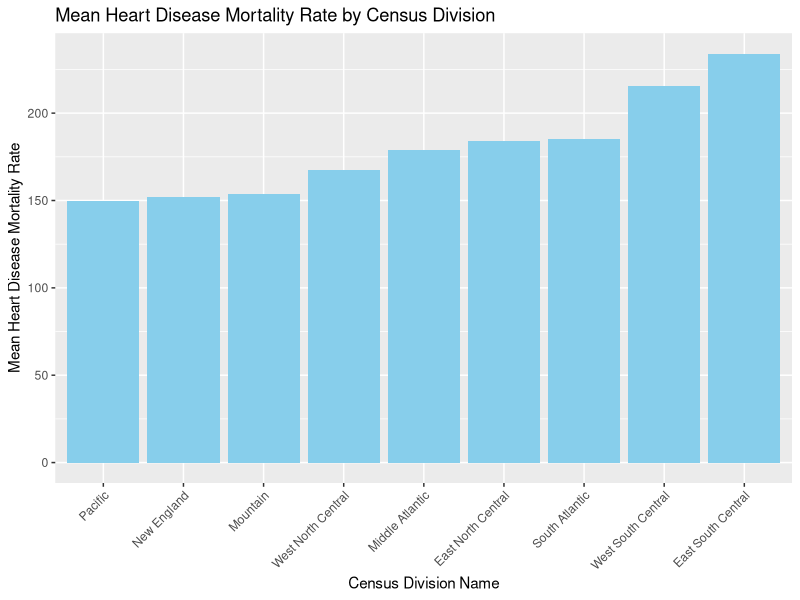
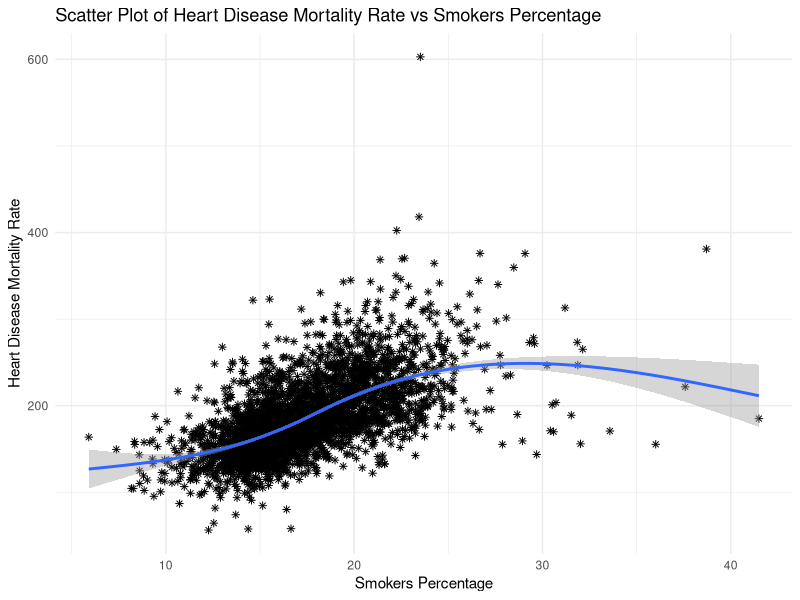
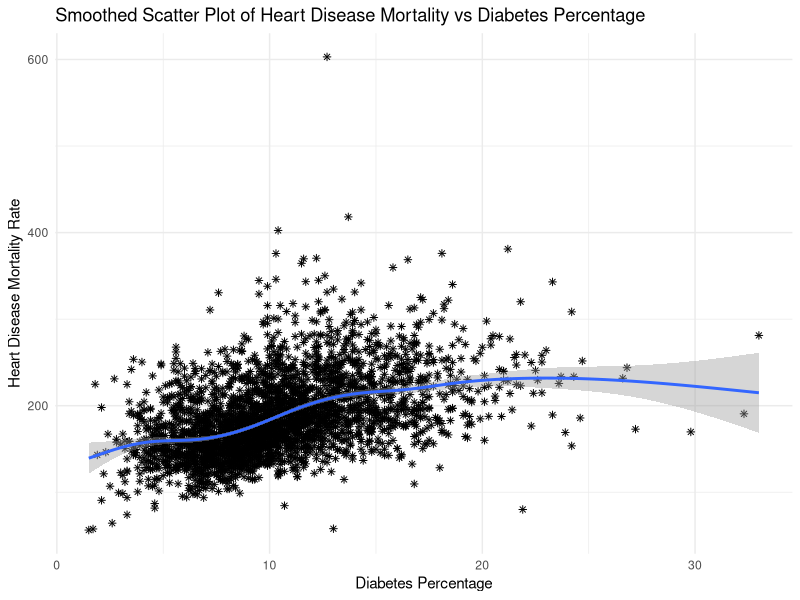
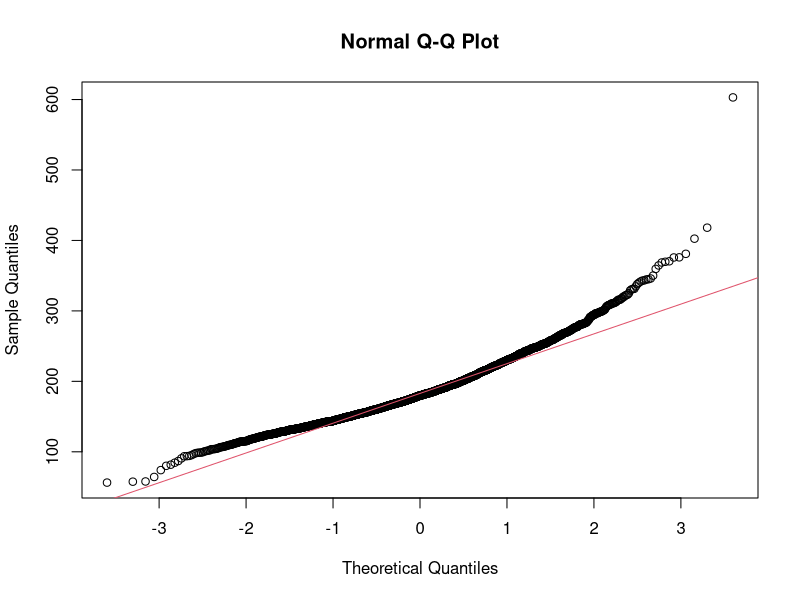
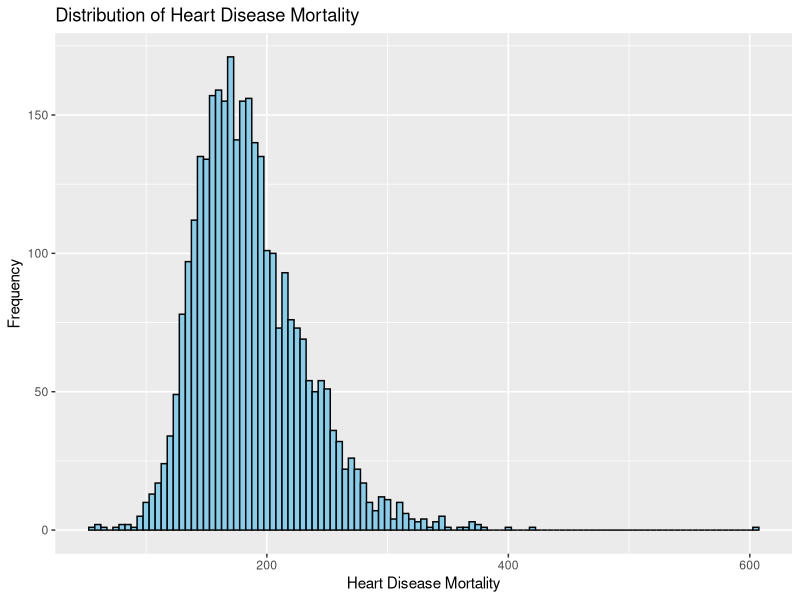
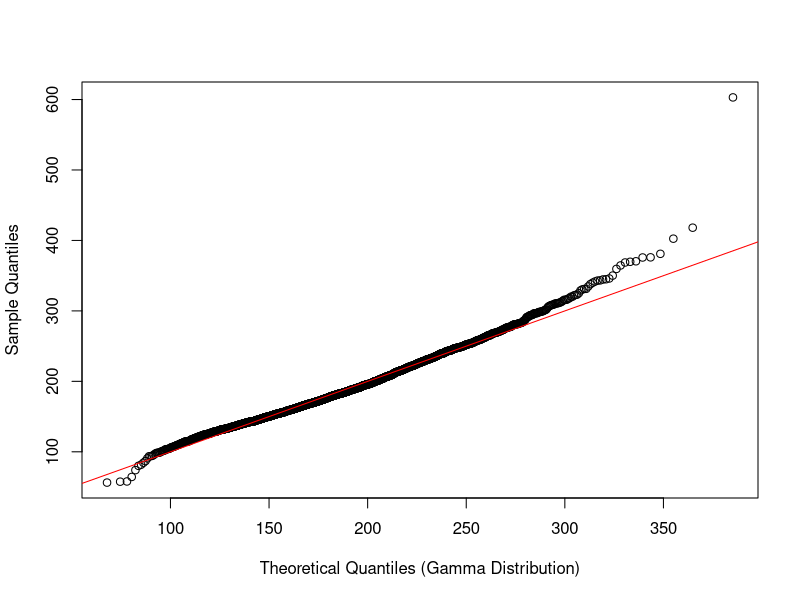
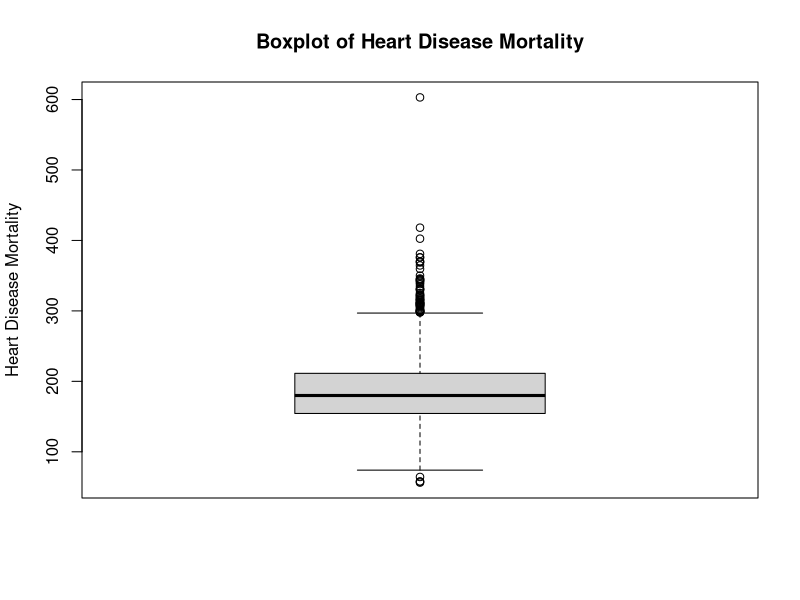
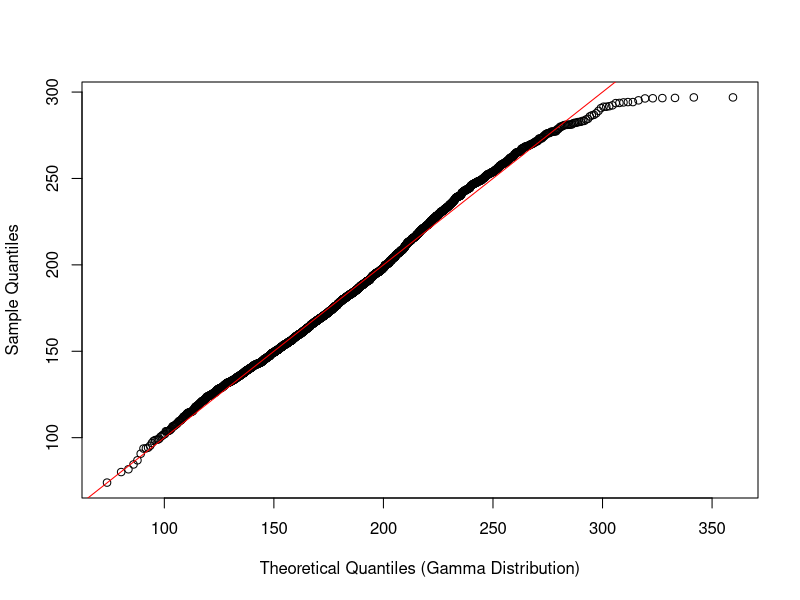

The R source for these figures, in order:
## ---- chunk 1
data <- read.csv("county_data_abridged.csv")
num_rows_initial <- nrow(data)
## ---- chunk 2
str(data)
## ---- chunk 3
columns_to_check <- c("PopulationEstimate2018", "PopulationEstimate65.2017", "PopulationDensityperSqMile2010", "CensusPopulation2010", "MedianAge2010", "PopMale.52010", "PopFmle.52010", "PopMale5.92010", "PopFmle5.92010", "PopMale10.142010", "PopFmle10.142010", "PopMale15.192010", "PopFmle15.192010", "PopMale20.242010", "PopFmle20.242010", "PopMale25.292010", "PopFmle25.292010", "PopMale30.342010", "PopFmle30.342010", "PopMale35.442010", "PopFmle35.442010", "PopMale45.542010", "PopFmle45.542010", "PopMale55.592010", "PopFmle55.592010", "PopMale60.642010", "PopFmle60.642010", "PopMale65.742010", "PopFmle65.742010", "PopMale75.842010", "PopFmle75.842010", "PopMale.842010", "PopFmle.842010", "X..Single.Parent.Households", "X..Severe.Housing.Problems", "Rural.UrbanContinuumCode2013", "X.Hospitals", "X.ICU_beds", "SVIPercentile", "HPSAServedPop", "HPSAShortage", "HPSAUnderservedPop", "HeartDiseaseMortality", "StrokeMortality", "RespMortalityRate2014", "DiabetesPercentage", "X3.YrMortalityAge.1Year2015.17", "X3.YrMortalityAge1.4Years2015.17", "X3.YrMortalityAge5.14Years2015.17", "X3.YrMortalityAge15.24Years2015.17", "X3.YrMortalityAge25.34Years2015.17", "X3.YrMortalityAge35.44Years2015.17", "X3.YrMortalityAge45.54Years2015.17", "X3.YrMortalityAge55.64Years2015.17", "X3.YrMortalityAge65.74Years2015.17", "X3.YrMortalityAge75.84Years2015.17", "X3.YrMortalityAge85.Years2015.17", "Smokers_Percentage", "X..Adults.with.Obesity", "dem_to_rep_ratio",  "StateName",  "CensusDivisionName","X..Children.in.Poverty","X..Unemployed","X..Uninsured","X..Vaccinated","X..Uninsured","HPSAServedPop","TotalM.D..s.TotNon.FedandFed2017", "X.Hospitals","X..Fair.or.Poor.Health", "MedianAge2010", "X..Severe.Housing.Problems")

# Check if columns from the list are present in the dataset
columns_present <- columns_to_check[columns_to_check %in% colnames(data)]

# Print columns not present in the dataset
columns_not_present <- columns_to_check[!columns_to_check %in% colnames(data)]
print(columns_not_present)
## ---- chunk 4
# Find common columns between dataset and the list
common_columns <- intersect(columns_to_check, colnames(data))

# Subset the dataset using the common columns
data_subset <- data[, common_columns]

# We have selected 68 variables
dim(data_subset)
## ---- chunk 5
# Making Empty values as NA
library(dplyr)

# Replace all empty values with NA
data_subset[data_subset == ""] <- NA

# Making the character variables as factor
data_subset$StateName <- as.factor(data_subset$StateName)
data_subset$CensusDivisionName <- as.factor(data_subset$CensusDivisionName)
# Making the variable urban rural code into a factor (it represents 9 codes )
data_subset$Rural.UrbanContinuumCode2013 <- factor(data_subset$Rural.UrbanContinuumCode2013)
## ---- chunk 6
summary(data_subset)
## ---- chunk 7
# Define a vector containing state abbreviations
state_abbreviations <- c("AL", "AK", "AZ", "AR", "CA", "CO", "CT", "DE", "FL", "GA", 
                         "HI", "ID", "IL", "IN", "IA", "KS", "KY", "LA", "ME", "MD", 
                         "MA", "MI", "MN", "MS", "MO", "MT", "NE", "NV", "NH", "NJ", 
                         "NM", "NY", "NC", "ND", "OH", "OK", "OR", "PA", "RI", "SC", 
                         "SD", "TN", "TX", "UT", "VT", "VA", "WA", "WV", "WI", "WY")

# Filter rows with StateName containing state abbreviations
data_subset <- data_subset[data_subset$StateName %in% state_abbreviations, ]
## ---- chunk 8
print(dim(data_subset))


# Remove rows with NA values in the "HeartDiseaseMortality" column
data_subset <- data_subset[complete.cases(data_subset$HeartDiseaseMortality), ]

# Check the dimensions of the dataset after removing rows
print(dim(data_subset))
## ---- chunk 9
# Calculate the number of NA values in each column
na_count <- sapply(data_subset, function(x) sum(is.na(x)))

# Print the column names and their corresponding number of NA values (excluding columns with 0 NA values)
# Here I suggest we only print out the names of the columns with  NA's to be certain our code worked, no need for the full list of columns with NA values
print(na_count[na_count == 0])
## ---- chunk 10
# Get column names containing "PopMale" or "PopFmle"
matching_columns <- grep("PopMale|PopFmle", names(data_subset), value = TRUE)

# Print the matching column names
print(matching_columns)
## ---- chunk 11
# Filter the dataset to include only the columns of interest
subset_data <- data_subset[, matching_columns]

# Count the number of rows with NA values
rows_with_na <- sum(!complete.cases(subset_data))

# Print the number of rows with NA values
print(paste("Number of rows with NA values:", rows_with_na))
## ---- chunk 12
print(dim(data_subset))

# Remove rows with NA values in a specific column
data_subset <- subset(data_subset, 
                      !is.na(PopMale.52010) &
                      !is.na(X..Single.Parent.Households) &
                      !is.na(SVIPercentile) &
                      !is.na(StrokeMortality) &
                      !is.na(DiabetesPercentage))

# Check the dimensions of the dataset after removing rows
print(dim(data_subset))
## ---- chunk 13
# Define the column names containing the populations according to age and sex
pop_columns <- c(
  "PopulationEstimate65.2017",
  "PopMale.52010",
  "PopFmle.52010",
  "PopMale5.92010",
  "PopFmle5.92010",
  "PopMale10.142010",
  "PopFmle10.142010",
  "PopMale15.192010",
  "PopFmle15.192010",
  "PopMale20.242010",
  "PopFmle20.242010",
  "PopMale25.292010",
  "PopFmle25.292010",
  "PopMale30.342010",
  "PopFmle30.342010",
  "PopMale35.442010",
  "PopFmle35.442010",
  "PopMale45.542010",
  "PopFmle45.542010",
  "PopMale55.592010",
  "PopFmle55.592010",
  "PopMale60.642010",
  "PopFmle60.642010",
  "PopMale65.742010",
  "PopFmle65.742010",
  "PopMale75.842010",
  "PopFmle75.842010",
  "PopMale.842010",
  "PopFmle.842010"
)

# Divide each of these columns by "CensusPopulation2010" to create ratios
for (column in pop_columns) {
  data_subset[column] <- data_subset[column] / data_subset$CensusPopulation2010}
## ---- chunk 14
# Calculate the number of NA values in each column
na_count <- sapply(data_subset, function(x) sum(is.na(x)))

# Print the column names and their corresponding number of NA values (excluding columns with 0 NA values)
print(na_count[na_count == 0])
## ---- chunk 15
# Check the correlation between HPSA-related variables and "HeartDiseaseMortality"
correlation_matrix <- cor(data_subset[c("HPSAServedPop", "HPSAUnderservedPop", "HPSAShortage", "HeartDiseaseMortality")], use = "pairwise.complete.obs")

# Print the correlation matrix
print("Correlation Matrix:")
print(correlation_matrix)

# Calculate the percentage of rows with missing data for these columns
missing_percentage <- apply(data_subset[c("HPSAServedPop", "HPSAUnderservedPop", "HPSAShortage")], 2, function(x) {
  sum(is.na(x)) / length(x) * 100
})

# Print the percentage of rows with missing data
print("Percentage of Rows with Missing Data:")
print(missing_percentage)
## ---- chunk 16
matching_columns <- c("HPSAServedPop","HPSAUnderservedPop","HPSAShortage")

# Filter the dataset to include only the columns of interest
subset_data <- data_subset[, matching_columns]

# Count the number of rows with NA values
rows_with_na <- sum(!complete.cases(subset_data))

# Print the number of rows with NA values
print(paste("Number of rows with NA values:", rows_with_na))

print(dim(data_subset))

# Create a new dataset excluding the HPSA-related columns
data_subset <- subset(data_subset, select = -c(HPSAServedPop, HPSAUnderservedPop, HPSAShortage))

# Create a new dataset excluding the MortalityAge columns
data_subset <- subset(data_subset, select = -c(X3.YrMortalityAge.1Year2015.17, X3.YrMortalityAge1.4Years2015.17, X3.YrMortalityAge5.14Years2015.17,X3.YrMortalityAge15.24Years2015.17,X3.YrMortalityAge25.34Years2015.17,X3.YrMortalityAge35.44Years2015.17,X3.YrMortalityAge45.54Years2015.17))

# Check the dimensions of the new dataset
print(dim(data_subset))
## ---- chunk 17
# Calculate the number of NA values in each column
na_count <- sapply(data_subset, function(x) sum(is.na(x)))

# Print the column names and their corresponding number of NA values (excluding columns with 0 NA values)
print(na_count[na_count > 0])
## ---- chunk 18
# Calculate the mean of 'dem_to_rep_ratio' excluding NA values
mean_dem_to_rep_ratio <- mean(data_subset$dem_to_rep_ratio, na.rm = TRUE)

# Replace missing values with the mean
data_subset$dem_to_rep_ratio[is.na(data_subset$dem_to_rep_ratio)] <- mean_dem_to_rep_ratio

if (sum(is.na(data_subset$dem_to_rep_ratio)) == 0) {
  print("No more NA values in the 'dem_to_rep_ratio' column after mean imputation.")
} else {
  print("NA values still present in the 'dem_to_rep_ratio' column after mean imputation.")
}

# Calculate the mean of 'X..Vaccinated' excluding NA values
mean_vac_ratio <- mean(data_subset$X..Vaccinated, na.rm = TRUE)

# Replace missing values with the mean
data_subset$X..Vaccinated[is.na(data_subset$X..Vaccinated)] <- mean_vac_ratio

if (sum(is.na(data_subset$X..Vaccinated)) == 0) {
  print("No more NA values in the 'X..Vaccinated' column after mean imputation.")
} else {
  print("NA values still present in the 'X..Vaccinated' column after mean imputation.")
}
## ---- chunk 19
library(VIM)
## ---- chunk 20
# Perform KNN imputation
# I added imp_var = FALSE in order to not print logical variable about imputation status
imputed_data <- kNN(data_subset, k = 5,imp_var=FALSE)
## ---- chunk 21
# Calculate the number of NA values in each column
na_count <- sapply(imputed_data, function(x) sum(is.na(x)))

# Print the column names and their corresponding number of NA values (excluding columns with 0 NA values)
print(na_count[na_count > 0])

Final_Data = imputed_data
## ---- chunk 22
num_rows_final <- nrow(Final_Data)
print("The initial number of rows in the dataset")
print(num_rows_initial)
print("The number of removed rows")
print( num_rows_initial- num_rows_final)
ratio_removed_rows = 100*((num_rows_initial- num_rows_final)/(num_rows_initial))
print("The percentage of rows removed")
print(ratio_removed_rows)
## ---- chunk 23
library(ggplot2)
## ---- chunk 24
summary(Final_Data$HeartDiseaseMortality)
## ---- chunk 25
# Calculate variance of Heart Disease Mortality
variance_heart_disease_mortality <- var(Final_Data$HeartDiseaseMortality)

# Calculate mean of Heart Disease Mortality
mean_heart_disease_mortality <- mean(Final_Data$HeartDiseaseMortality)

# Print as a table
result_table <- data.frame(
  Statistic = c("Mean", "Variance"),
  Value = c(mean_heart_disease_mortality, variance_heart_disease_mortality)
)
print(result_table)
## ---- chunk 26
# Group the data by StateName and calculate the mean heart disease mortality rate for each state
heart_disease_summary <- Final_Data %>%
  group_by(StateName) %>%
  summarize(mean_heart_disease_mortality = mean(HeartDiseaseMortality, na.rm = TRUE)) %>%
  arrange(desc(mean_heart_disease_mortality))  # Arrange by mean mortality rate in descending order

# Print the summary table
print(heart_disease_summary)
## ---- chunk 27
# Calculate mean heart disease mortality rate per CensusDivisionName
mean_mortality <- Final_Data %>%
  group_by(CensusDivisionName) %>%
  summarize(mean_heart_disease_mortality = mean(HeartDiseaseMortality, na.rm = TRUE)) %>%
  arrange(mean_heart_disease_mortality)  # Arrange by mean mortality rate

# Plotting the bar graph with ordered bars
ggplot(mean_mortality, aes(x = reorder(CensusDivisionName, mean_heart_disease_mortality), y = mean_heart_disease_mortality)) +
  geom_bar(stat = "identity", fill = "skyblue") +
  labs(title = "Mean Heart Disease Mortality Rate by Census Division",
       x = "Census Division Name",
       y = "Mean Heart Disease Mortality Rate") +
  theme(axis.text.x = element_text(angle = 45, hjust = 1))  # Rotate x-axis labels for better readability
## ---- chunk 28
# Plotting the scatter plot
ggplot(Final_Data, aes(x = Smokers_Percentage, y = HeartDiseaseMortality)) +
  geom_point(shape = 8) +
  geom_smooth() +
  labs(title = "Scatter Plot of Heart Disease Mortality Rate vs Smokers Percentage",
       x = "Smokers Percentage",
       y = "Heart Disease Mortality Rate") +
  theme_minimal()
## ---- chunk 29
ggplot(Final_Data, aes(x=DiabetesPercentage, y=HeartDiseaseMortality)) +
  geom_point(shape = 8) +
  geom_smooth() +
  labs(title="Smoothed Scatter Plot of Heart Disease Mortality vs Diabetes Percentage",
       x="Diabetes Percentage",
       y="Heart Disease Mortality Rate") +
  theme_minimal()
## ---- chunk 30
# remove the column "StateName" (We dont need it for prediction)
Final_Data <- Final_Data[, !names(Final_Data) %in% c("StateName")]
## ---- chunk 31
# Exclude CensusDivisionName variable
predictor_variables <- Final_Data[, -which(names(Final_Data) %in% c("HeartDiseaseMortality", "CensusDivisionName","Rural.UrbanContinuumCode2013"))]

# Calculate correlations
correlations <- cor(predictor_variables, Final_Data$HeartDiseaseMortality)

# Create a data frame with variable names and correlations
correlation_df <- data.frame(
  Variable = names(predictor_variables),
  Correlation = correlations
)

# Order correlations in descending order
ordered_correlation_df <- correlation_df[order(abs(correlation_df$Correlation), decreasing = TRUE), ]

# Print ordered correlations along with variable names
print(ordered_correlation_df)
## ---- chunk 32
qqnorm(Final_Data$HeartDiseaseMortality)
qqline(Final_Data$HeartDiseaseMortality, col = 2)
## ---- chunk 33
shapiro.test(Final_Data$HeartDiseaseMortality)
## ---- chunk 34
ggplot(data = Final_Data, aes(x = HeartDiseaseMortality)) +
  geom_histogram(binwidth = 5, fill = "skyblue", color = "black") +
  labs(title = "Distribution of Heart Disease Mortality",
       x = "Heart Disease Mortality",
       y = "Frequency")
## ---- chunk 35
library(fitdistrplus)
# Fit a gamma distribution to our data
fit <- fitdistr(Final_Data$HeartDiseaseMortality, "gamma")

# Generate theoretical quantiles
theoretical_quantiles <- qgamma(ppoints(length(Final_Data$HeartDiseaseMortality)), shape = fit$estimate[1], rate = fit$estimate[2])

# Plot Q-Q plot
qqplot(theoretical_quantiles, sort(Final_Data$HeartDiseaseMortality), 
       xlab = "Theoretical Quantiles (Gamma Distribution)",
       ylab = "Sample Quantiles")
abline(0, 1, col = "red")  # Add a line of equality
## ---- chunk 36
# Create a boxplot
boxplot(Final_Data$HeartDiseaseMortality, 
        main = "Boxplot of Heart Disease Mortality",
        ylab = "Heart Disease Mortality")
## ---- chunk 37
# Compute IQR
Q1 <- quantile(Final_Data$HeartDiseaseMortality, 0.25)
Q3 <- quantile(Final_Data$HeartDiseaseMortality, 0.75)
IQR <- Q3 - Q1

# Compute lower and upper bounds
lower_bound <- Q1 - 1.5 * IQR
upper_bound <- Q3 + 1.5 * IQR

# Identify outliers
outliers <- Final_Data$HeartDiseaseMortality[Final_Data$HeartDiseaseMortality < lower_bound | Final_Data$HeartDiseaseMortality > upper_bound]
## ---- chunk 38
dim(Final_Data)
## ---- chunk 39
# Filter out outliers
Final_Data <- Final_Data[Final_Data$HeartDiseaseMortality >= lower_bound & Final_Data$HeartDiseaseMortality <= upper_bound, ]

## ---- chunk 40
dim(Final_Data)
## ---- chunk 41
# Fit a gamma distribution to our data
fit <- fitdistr(Final_Data$HeartDiseaseMortality, "gamma")

# Generate theoretical quantiles
theoretical_quantiles <- qgamma(ppoints(length(Final_Data$HeartDiseaseMortality)), shape = fit$estimate[1], rate = fit$estimate[2])

# Plot Q-Q plot
qqplot(theoretical_quantiles, sort(Final_Data$HeartDiseaseMortality), 
       xlab = "Theoretical Quantiles (Gamma Distribution)",
       ylab = "Sample Quantiles")
abline(0, 1, col = "red")  # Add a line of equality
## ---- chunk 42
# Fit a gamma distribution to your data
fit <- fitdistr(Final_Data$HeartDiseaseMortality, "gamma")

# Perform the Kolmogorov-Smirnov test
ks.test(Final_Data$HeartDiseaseMortality, "pgamma", shape = fit$estimate[1], rate = fit$estimate[2])
## ---- chunk 43
# Perform gamma regression
gamma_model <- glm(Final_Data$HeartDiseaseMortality ~ CensusDivisionName + 
    Smokers_Percentage + X..Children.in.Poverty + RespMortalityRate2014 + 
    StrokeMortality +  DiabetesPercentage + X..Adults.with.Obesity + 
     PopulationEstimate65.2017 , 
                   family = Gamma(link = "log"), 
                   data = Final_Data)

# View model summary
summary(gamma_model)
## ---- chunk 44
print("Pseudo R squared")
pcr = (gamma_model$null.deviance - gamma_model$deviance)/gamma_model$null.deviance
print(pcr)

## ---- chunk 45
# Load required library
library(dplyr)
library(car)

# Check for multicollinearity
vif_values <- car::vif(gamma_model)

# Print VIF values
print(vif_values)
## ---- chunk 46
# Step 1: Obtain residuals
residuals <- residuals(gamma_model)

# Step 2: Plot residuals
hist(residuals, breaks = 20, main = "Histogram of Residuals", xlab = "Residuals")

# Step 3: Check for patterns
plot(fitted(gamma_model), residuals, main = "Residuals vs Fitted Values", 
     xlab = "Fitted Values", ylab = "Residuals")
abline(h = 0, col = "red")  # Add a horizontal line at y = 0
## ---- chunk 47
# Diagnostic plot: plot of standardized residuals against fitted values
plot(gamma_model$fitted.values, rstandard(gamma_model))
## ---- chunk 48
durbinWatsonTest(gamma_model)
## ---- chunk 49
# Example cross-validation
# install.packages("caret")
# install.packages("Metrics")
library(caret)
library(Metrics)

set.seed(123)
trainIndex <- createDataPartition(Final_Data$HeartDiseaseMortality, p = 0.8, list = FALSE)
train_data <- Final_Data[trainIndex, ]
test_data <- Final_Data[-trainIndex, ]
gamma_model_cv <- glm(HeartDiseaseMortality ~ CensusDivisionName + 
    Smokers_Percentage + X..Children.in.Poverty + RespMortalityRate2014 + 
    StrokeMortality +  DiabetesPercentage + X..Adults.with.Obesity + 
    PopulationEstimate65.2017, 
                      family = Gamma(link = "log"), 
                      data = train_data)
predictions <- predict(gamma_model_cv, newdata = test_data)
y_pred = exp(predictions)

# Calculate MSE and MAE
gamma_mse <- mse(test_data$HeartDiseaseMortality, y_pred)
gamma_mae <- mae(test_data$HeartDiseaseMortality, y_pred)

cat("Mean Squared Error (MSE):", gamma_mse, "\n")
cat("Mean Absolute Error (MAE):", gamma_mae, "\n")

## ---- chunk 50
Final_Data$log_HeartDiseaseMortality <- log(Final_Data$HeartDiseaseMortality)
## ---- chunk 51
summary(Final_Data$log_HeartDiseaseMortality)
## ---- chunk 52
# Perform linear regression using trasformed variable
log_model <- lm(Final_Data$log_HeartDiseaseMortality ~ CensusDivisionName + 
    Smokers_Percentage + X..Children.in.Poverty + RespMortalityRate2014 + 
    StrokeMortality +  DiabetesPercentage + X..Adults.with.Obesity + 
     PopulationEstimate65.2017 , 
                   data = Final_Data)

# View model summary
summary(log_model)
## ---- chunk 53
library(caret)
library(Metrics)

set.seed(123)
trainIndex <- createDataPartition(Final_Data$log_HeartDiseaseMortality, p = 0.8, list = FALSE)
train_data <- Final_Data[trainIndex, ]
test_data <- Final_Data[-trainIndex, ]
log_cost_model <- lm(log_HeartDiseaseMortality ~ CensusDivisionName + 
    Smokers_Percentage + X..Children.in.Poverty + RespMortalityRate2014 + 
    StrokeMortality +  DiabetesPercentage + X..Adults.with.Obesity + 
     PopulationEstimate65.2017, 
                      data = train_data)
predictions <- predict(log_cost_model, newdata = test_data)
y_pred = exp(predictions)

# Calculate MSE and MAE
logcost_mse <- mse(test_data$HeartDiseaseMortality, y_pred)
logcost_mae <- mae(test_data$HeartDiseaseMortality, y_pred)

cat("Mean Squared Error (MSE):", logcost_mse, "\n")
cat("Mean Absolute Error (MAE):", logcost_mae, "\n")
## ---- chunk 54
# Create a data frame with model names, MSE, and MAE
comparison_table <- data.frame(
  Model = c("Gamma Regression Model" ,"Log Cost Model"),
  MSE = c(gamma_mse, logcost_mse),
  MAE = c(gamma_mae, logcost_mae)
)

# Order the table by MSE values in ascending order
comparison_table <- comparison_table[order(comparison_table$MSE),, drop = FALSE]

# Print the comparison table without row names
print(comparison_table, row.names = FALSE)
## ---- chunk 55
poverty_percentages <- Final_Data$X..Children.in.Poverty

# Define our categories
category_labels <- c("Low", "Moderate", "High")

# Define the breakpoints for the intervals
breakpoints <- c(-Inf,  20, 30,  Inf)  # Customize these breakpoints as needed

# Create the categorical variable
Final_Data$Children_Poverty_Category <- cut(poverty_percentages, breaks = breakpoints, labels = category_labels, include.lowest = TRUE)

# Print the first few rows of the updated dataset to verify
head(Final_Data)
## ---- chunk 56
# Load required libraries
library(ggplot2)

# Create a bar plot
ggplot(Final_Data, aes(x = Children_Poverty_Category)) +
  geom_bar(fill = "skyblue", color = "black") +
  labs(title = "Poverty Categories of Children",
       x = "Poverty Category",
       y = "Count")

## ---- chunk 57
# Load required libraries
library(ggplot2)

# Create a summary dataset with average CensusPopulation2010 for each poverty category
summary_data <- aggregate(CensusPopulation2010 ~ Children_Poverty_Category, data = Final_Data, FUN = mean)

# Create a bar plot
ggplot(summary_data, aes(x = Children_Poverty_Category, y = CensusPopulation2010)) +
  geom_bar(stat = "identity", fill = "skyblue", color = "black") +
  labs(title = "Average Census Population 2010 by Poverty Category",
       x = "Poverty Category",
       y = "Average Census Population 2010")
## ---- chunk 58
# Create a box plot
ggplot(Final_Data, aes(x = Children_Poverty_Category, y = X..Single.Parent.Households)) +
  geom_boxplot(fill = "skyblue", color = "black") +
  labs(title = "Distribution of Percentage of Single Parent Households by Poverty Category",
       x = "Poverty Category",
       y = "Percentage of Single Parent Households")
## ---- chunk 59
# Load the dplyr package
library(dplyr)

# Create a summary table
summary_table <- Final_Data %>%
  group_by(Children_Poverty_Category) %>%
  summarize(
    Mean_Severe_Housing_Problems = mean(X..Severe.Housing.Problems),

  )
# Print the summary table
print(summary_table)
## ---- chunk 60
# Create a horizontal bar plot for Smokers_Percentage
ggplot(Final_Data, aes(x = Smokers_Percentage, y = reorder(Children_Poverty_Category, Smokers_Percentage))) +
  geom_bar(stat = "summary", fun = "mean", fill = "lightgreen", color = "black") +
  labs(x = "Mean Smokers Percentage", y = "Children Poverty Category",
       title = "Mean Smokers Percentage by Children Poverty Category") +
  theme_minimal()


## ---- chunk 61
# Create a bar plot for DiabetesPercentage
ggplot(Final_Data, aes(x = Children_Poverty_Category, y = DiabetesPercentage)) +
  geom_bar(stat = "summary", fun = "mean", fill = "lightblue", color = "black") +
  labs(x = "Children Poverty Category", y = "Mean Diabetes Percentage",
       title = "Mean Diabetes Percentage by Children Poverty Category") +
  theme_minimal() +
  theme(axis.text.x = element_text(angle = 45, hjust = 1))
## ---- chunk 62
# Create a box plot for X..Adults.with.Obesity
ggplot(Final_Data, aes(x = Children_Poverty_Category, y = X..Adults.with.Obesity)) +
  geom_boxplot(fill = "lightblue", color = "black") +
  labs(x = "Children Poverty Category", y = "Percentage of Adults with Obesity",
       title = "Distribution of Adults with Obesity by Children Poverty Category") +
  theme_minimal() +
  theme(axis.text.x = element_text(angle = 45, hjust = 1))

## ---- chunk 63
library(VGAM)
m0 = vglm(Children_Poverty_Category ~ X..Adults.with.Obesity + DiabetesPercentage + 
                      Smokers_Percentage + X..Severe.Housing.Problems + X..Single.Parent.Households + 
                      CensusPopulation2010, family = multinomial, data = Final_Data)
summary(m0)
## ---- chunk 64
# Extract desired variables
vars_to_scale <- c("X..Adults.with.Obesity", "DiabetesPercentage", 
                   "Smokers_Percentage", "X..Severe.Housing.Problems", 
                   "X..Single.Parent.Households", "CensusPopulation2010")
desired_data <- Final_Data[c(vars_to_scale, "Children_Poverty_Category")]

# Scale numeric variables
scaled_data <- scale(desired_data[, vars_to_scale])

# Combine scaled numeric variables with the categorical variable
scaled_final_data <- cbind(scaled_data, desired_data["Children_Poverty_Category"])

# Convert scaled_final_data to data frame if needed
scaled_final_data <- as.data.frame(scaled_final_data)
## ---- chunk 65
# Function to remove outliers based on z-score
remove_outliers <- function(data) {
  threshold <- 3  # Z-score threshold for outlier detection
  
  # Loop through each column
  for (col in names(data)) {
    if (is.numeric(data[[col]])) {
      z <- abs(scale(data[[col]]))  # Calculate z-scores
      outliers <- which(z > threshold)  # Find outliers
      data <- data[-outliers, ]  # Remove outliers
    }
  }
  return(data)
}

# Remove outliers from scaled_final_data
scaled_final_data_no_outliers <- remove_outliers(scaled_final_data)

# Calculate the number of rows removed
rows_removed <- nrow(scaled_final_data) - nrow(scaled_final_data_no_outliers)

rows_removed
## ---- chunk 66
library(VGAM)
m1 = vglm(Children_Poverty_Category ~ X..Adults.with.Obesity + DiabetesPercentage + 
                      Smokers_Percentage + X..Severe.Housing.Problems + X..Single.Parent.Households + 
                      CensusPopulation2010, family = multinomial, data = scaled_final_data_no_outliers)
summary(m1)
## ---- chunk 67
library(caTools)
#To ask wajih.
set.seed(123) # for reproducibility
split <- sample.split(scaled_final_data_no_outliers$Children_Poverty_Category, SplitRatio = 0.7)
train_data <- subset(scaled_final_data_no_outliers, split == TRUE)
test_data <- subset(scaled_final_data_no_outliers, split == FALSE)

m1 <- vglm(Children_Poverty_Category ~ X..Adults.with.Obesity + DiabetesPercentage + 
                     Smokers_Percentage + X..Severe.Housing.Problems + X..Single.Parent.Households + 
                    CensusPopulation2010, family = multinomial, data = train_data)
predictions <- predict(m1, newdata = test_data, type = "response")
## ---- chunk 68
library(caret)

# Open a sink
sink(nullfile(), type = "output")

ctrl <- trainControl(method = "cv", number = 10) # 10-fold cross-validation
m1 <- train(Children_Poverty_Category ~ X..Adults.with.Obesity + DiabetesPercentage + 
                      Smokers_Percentage + X..Severe.Housing.Problems + X..Single.Parent.Households + 
                      CensusPopulation2010, data = scaled_final_data_no_outliers, method = "multinom", trControl = ctrl)

# Close the sink
sink()
## ---- chunk 69
library(caret)
predictions <- predict(m1, newdata = test_data)
confusionMatrix(predictions, test_data$Children_Poverty_Category)
## ---- chunk 70
# Compute confusion matrix
conf_matrix <- table(predictions, test_data$Children_Poverty_Category)

# Compute precision, recall, and F1 score for each class
precision <- diag(conf_matrix) / rowSums(conf_matrix)
recall <- diag(conf_matrix) / colSums(conf_matrix)
f1_score <- 2 * precision * recall / (precision + recall)

# Function to calculate specificity for each class
calculate_specificity <- function(conf_matrix, class) {
  TN <- sum(conf_matrix[!rownames(conf_matrix) == class, !colnames(conf_matrix) == class])
  FP <- sum(conf_matrix[!rownames(conf_matrix) == class, colnames(conf_matrix) == class])
  return(TN / (TN + FP))
}

# Compute specificity for each class
specificity <- sapply(rownames(conf_matrix), calculate_specificity, conf_matrix = conf_matrix)

# Print metrics in a formatted table
cat(sprintf("%-10s%-12s%-12s%-12s%-10s\n", "Class", "Precision", "Recall", "Specificity", "F1 Score"))
for (i in 1:length(precision)) {
  cat(sprintf("%-10s%-12.6f%-12.6f%-12.6f%-10.6f\n", names(precision)[i], precision[i], recall[i], specificity[i], f1_score[i]))
}
## ---- chunk 71
library(pROC)
# Predict probabilities
pred_prob <- predict(m1, newdata = scaled_final_data_no_outliers, type = "prob")

# Create ROC curves for each class
roc_curves <- lapply(unique(scaled_final_data_no_outliers$Children_Poverty_Category), function(cls) {
  actual <- ifelse(scaled_final_data_no_outliers$Children_Poverty_Category == cls, 1, 0)
  pred <- as.numeric(pred_prob[, cls])
  roc_obj <- roc(actual, pred)
  auc_val <- auc(roc_obj)
  # Plot ROC curve
  plot(roc_obj, main = paste("ROC Curve for", cls), col = "blue", legacy.axes = TRUE)
  legend("bottomright", legend = paste("AUC =", round(auc_val, 2)), col = "blue", lty = 1)
  return(roc_obj)
})

# Define color palette for combined plot
colors <- c("red", "green", "blue", "purple")

# Plot all ROC curves in one graph
plot(roc_curves[[1]], col = colors[1], main = "ROC Curves", legacy.axes = TRUE)
for (i in 2:length(roc_curves)) {
  lines(roc_curves[[i]], col = colors[i])
}
legend("bottomright", legend = unique(scaled_final_data_no_outliers$Children_Poverty_Category), col = colors, lty = 1)

# Print AUC values separately
for (i in 1:length(roc_curves)) {
  cat("AUC for", unique(scaled_final_data_no_outliers$Children_Poverty_Category)[i], ":", round(auc(roc_curves[[i]]), 2), "\n")
}
